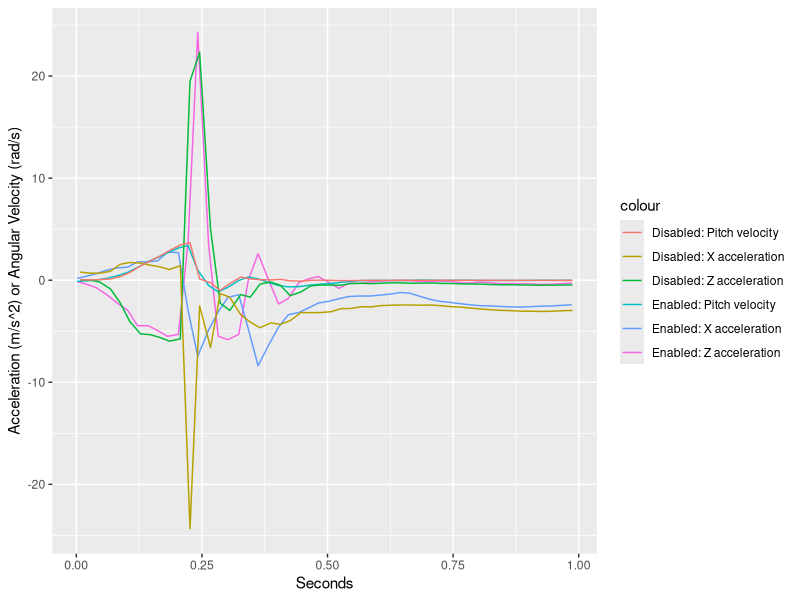

Reproduce this figure in R.
rm(list=ls())

library(ggplot2)

col_names <-  c("micros", "gx", "gy", "gz", "ax", "ay", "az")
gravity <- 9.81

drop_enabled <- read.table("logs/Drop/2025-04-06T18-23-02-306968 drop 2 enabled.csv", sep=",", col.names=col_names)
drop_enabled$seconds <- drop_enabled$micros / 1e6
enabled_start <- 1596.29
drop_enabled <- subset(drop_enabled, seconds > enabled_start & seconds < enabled_start + 1)

# plot <- ggplot(drop_enabled, aes(x=seconds)) +
#     geom_line(aes(y=az-9.81, color="Z acceleration")) +
#     geom_line(aes(y=gy, color="Pitch velocity"))
# print(plot)


drop_disabled <- read.table("logs/Drop/2025-04-06T18-22-38-199087 drop 2 disabled.csv", sep=",", col.names=col_names)
drop_disabled$seconds <- drop_disabled$micros / 1e6
disabled_start <- 1570.05
drop_disabled <- subset(drop_disabled, seconds > disabled_start & seconds < disabled_start + 1)

# plot <- ggplot(drop_disabled, aes(x=seconds)) +
#     geom_line(aes(y=az-9.81, color="Z acceleration")) +
#     geom_line(aes(y=gy, color="Pitch velocity"))
# print(plot)

plot <- ggplot() + xlab("Seconds") + ylab("Acceleration (m/s^2) or Angular Velocity (rad/s)") +
    geom_line(aes(x=seconds-enabled_start, y=az-gravity, color="Enabled: Z acceleration"), data=drop_enabled) +
    geom_line(aes(x=seconds-enabled_start, y=ax, color="Enabled: X acceleration"), data=drop_enabled) +
    geom_line(aes(x=seconds-enabled_start, y=gy, color="Enabled: Pitch velocity"), data=drop_enabled) + 
    geom_line(aes(x=seconds-disabled_start, y=az-gravity, color="Disabled: Z acceleration"), data=drop_disabled) +
    geom_line(aes(x=seconds-disabled_start, y=ax, color="Disabled: X acceleration"), data=drop_disabled) +
    geom_line(aes(x=seconds-disabled_start, y=gy, color="Disabled: Pitch velocity"), data=drop_disabled)
print(plot)